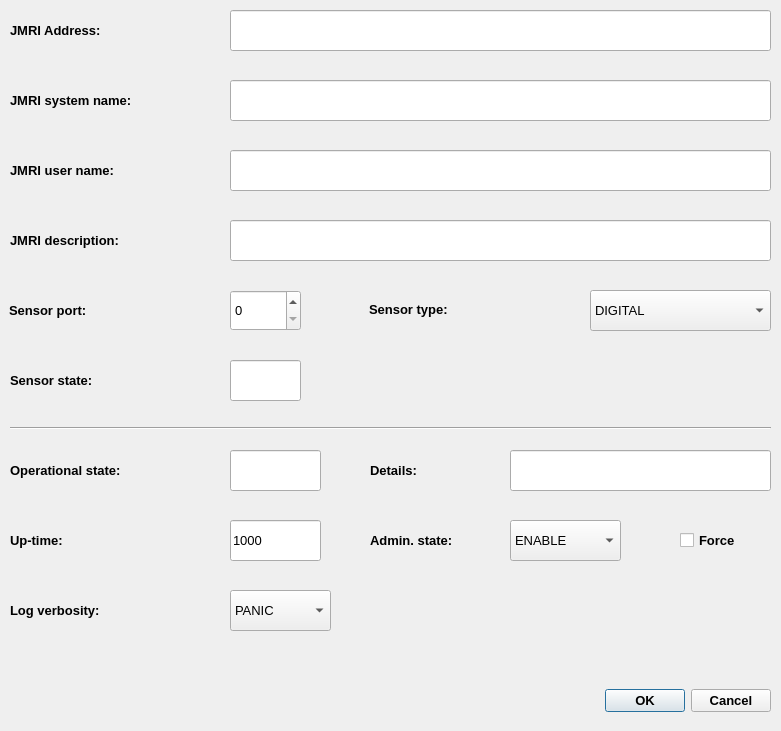
<?xml version="1.0" encoding="UTF-8"?>
<ui version="4.0">
 <class>sensDialog</class>
 <widget class="QDialog" name="sensDialog">
  <property name="geometry">
   <rect>
    <x>0</x>
    <y>0</y>
    <width>781</width>
    <height>731</height>
   </rect>
  </property>
  <property name="windowTitle">
   <string>Sensor</string>
  </property>
  <property name="windowIcon">
   <iconset>
    <normaloff>../icons/sensor.png</normaloff>../icons/sensor.png</iconset>
  </property>
  <property name="toolTip">
   <string>Tool Tip Test</string>
  </property>
  <property name="toolTipDuration">
   <number>2</number>
  </property>
  <widget class="QComboBox" name="adminStateComboBox">
   <property name="geometry">
    <rect>
     <x>510</x>
     <y>520</y>
     <width>111</width>
     <height>41</height>
    </rect>
   </property>
   <property name="font">
    <font>
     <pointsize>10</pointsize>
    </font>
   </property>
   <property name="whatsThis">
    <string>Sensor administrative state [ENABLE | DISABLE]</string>
   </property>
   <item>
    <property name="text">
     <string>ENABLE</string>
    </property>
   </item>
   <item>
    <property name="text">
     <string>DISABLE</string>
    </property>
   </item>
  </widget>
  <widget class="QLabel" name="label_3">
   <property name="geometry">
    <rect>
     <x>370</x>
     <y>520</y>
     <width>141</width>
     <height>41</height>
    </rect>
   </property>
   <property name="font">
    <font>
     <pointsize>10</pointsize>
     <weight>75</weight>
     <bold>true</bold>
    </font>
   </property>
   <property name="text">
    <string>Admin. state:</string>
   </property>
   <property name="wordWrap">
    <bool>true</bool>
   </property>
  </widget>
  <widget class="QLabel" name="label_4">
   <property name="geometry">
    <rect>
     <x>10</x>
     <y>450</y>
     <width>221</width>
     <height>41</height>
    </rect>
   </property>
   <property name="font">
    <font>
     <pointsize>10</pointsize>
     <weight>75</weight>
     <bold>true</bold>
    </font>
   </property>
   <property name="text">
    <string>Operational state:</string>
   </property>
   <property name="wordWrap">
    <bool>true</bool>
   </property>
  </widget>
  <widget class="QLineEdit" name="opStateSummaryLineEdit">
   <property name="geometry">
    <rect>
     <x>230</x>
     <y>450</y>
     <width>91</width>
     <height>41</height>
    </rect>
   </property>
   <property name="font">
    <font>
     <pointsize>10</pointsize>
    </font>
   </property>
   <property name="whatsThis">
    <string>Sensor operational state [AVAIL | UNAVAIL]</string>
   </property>
   <property name="text">
    <string/>
   </property>
   <property name="readOnly">
    <bool>true</bool>
   </property>
  </widget>
  <widget class="QCheckBox" name="adminStateForceCheckBox">
   <property name="geometry">
    <rect>
     <x>680</x>
     <y>520</y>
     <width>91</width>
     <height>41</height>
    </rect>
   </property>
   <property name="font">
    <font>
     <pointsize>10</pointsize>
     <weight>75</weight>
     <bold>true</bold>
    </font>
   </property>
   <property name="whatsThis">
    <string>Sensor Force Admin state change - recursively changes admin state of childs</string>
   </property>
   <property name="text">
    <string>Force</string>
   </property>
  </widget>
  <widget class="QLabel" name="label_5">
   <property name="geometry">
    <rect>
     <x>10</x>
     <y>520</y>
     <width>221</width>
     <height>41</height>
    </rect>
   </property>
   <property name="font">
    <font>
     <pointsize>10</pointsize>
     <weight>75</weight>
     <bold>true</bold>
    </font>
   </property>
   <property name="text">
    <string>Up-time:</string>
   </property>
  </widget>
  <widget class="QLineEdit" name="upTimeLineEdit">
   <property name="geometry">
    <rect>
     <x>230</x>
     <y>520</y>
     <width>91</width>
     <height>41</height>
    </rect>
   </property>
   <property name="font">
    <font>
     <pointsize>10</pointsize>
    </font>
   </property>
   <property name="whatsThis">
    <string>Sensor uptime - time sinse previous satelite start</string>
   </property>
   <property name="text">
    <string>1000</string>
   </property>
   <property name="readOnly">
    <bool>true</bool>
   </property>
   <property name="clearButtonEnabled">
    <bool>false</bool>
   </property>
  </widget>
  <widget class="QDialogButtonBox" name="confirmButtonBox">
   <property name="geometry">
    <rect>
     <x>600</x>
     <y>680</y>
     <width>171</width>
     <height>41</height>
    </rect>
   </property>
   <property name="font">
    <font>
     <pointsize>10</pointsize>
     <weight>75</weight>
     <bold>true</bold>
    </font>
   </property>
   <property name="standardButtons">
    <set>QDialogButtonBox::Cancel|QDialogButtonBox::Ok</set>
   </property>
  </widget>
  <widget class="QLabel" name="label_9">
   <property name="geometry">
    <rect>
     <x>370</x>
     <y>450</y>
     <width>141</width>
     <height>41</height>
    </rect>
   </property>
   <property name="font">
    <font>
     <pointsize>10</pointsize>
     <weight>75</weight>
     <bold>true</bold>
    </font>
   </property>
   <property name="text">
    <string>Details:</string>
   </property>
  </widget>
  <widget class="QLineEdit" name="opStateDetailLineEdit">
   <property name="geometry">
    <rect>
     <x>510</x>
     <y>450</y>
     <width>261</width>
     <height>41</height>
    </rect>
   </property>
   <property name="font">
    <font>
     <pointsize>10</pointsize>
    </font>
   </property>
   <property name="whatsThis">
    <string>Sensor detailed operational state [INIT | DISABLE | CBL | ERRSEC | FAIL]</string>
   </property>
   <property name="text">
    <string/>
   </property>
   <property name="readOnly">
    <bool>true</bool>
   </property>
  </widget>
  <widget class="QLineEdit" name="JMRIAddrLineEdit">
   <property name="geometry">
    <rect>
     <x>230</x>
     <y>10</y>
     <width>541</width>
     <height>41</height>
    </rect>
   </property>
   <property name="font">
    <font>
     <pointsize>10</pointsize>
    </font>
   </property>
   <property name="toolTipDuration">
    <number>-1</number>
   </property>
   <property name="whatsThis">
    <string>JMRI provided actuator address</string>
   </property>
   <property name="text">
    <string/>
   </property>
   <property name="readOnly">
    <bool>true</bool>
   </property>
  </widget>
  <widget class="QLabel" name="label_11">
   <property name="geometry">
    <rect>
     <x>10</x>
     <y>10</y>
     <width>181</width>
     <height>41</height>
    </rect>
   </property>
   <property name="font">
    <font>
     <pointsize>10</pointsize>
     <weight>75</weight>
     <bold>true</bold>
    </font>
   </property>
   <property name="text">
    <string>JMRI Address:</string>
   </property>
  </widget>
  <widget class="QLabel" name="label_13">
   <property name="geometry">
    <rect>
     <x>369</x>
     <y>289</y>
     <width>221</width>
     <height>41</height>
    </rect>
   </property>
   <property name="font">
    <font>
     <pointsize>10</pointsize>
     <weight>75</weight>
     <bold>true</bold>
    </font>
   </property>
   <property name="text">
    <string>Sensor type:</string>
   </property>
  </widget>
  <widget class="QLabel" name="label_14">
   <property name="geometry">
    <rect>
     <x>10</x>
     <y>80</y>
     <width>221</width>
     <height>41</height>
    </rect>
   </property>
   <property name="font">
    <font>
     <pointsize>10</pointsize>
     <weight>75</weight>
     <bold>true</bold>
    </font>
   </property>
   <property name="text">
    <string>JMRI system name:</string>
   </property>
   <property name="wordWrap">
    <bool>true</bool>
   </property>
  </widget>
  <widget class="QLineEdit" name="JMRISystemNameLineEdit">
   <property name="geometry">
    <rect>
     <x>230</x>
     <y>80</y>
     <width>541</width>
     <height>41</height>
    </rect>
   </property>
   <property name="font">
    <font>
     <pointsize>10</pointsize>
    </font>
   </property>
   <property name="whatsThis">
    <string>JMRI provided actuator system name</string>
   </property>
   <property name="text">
    <string/>
   </property>
   <property name="readOnly">
    <bool>false</bool>
   </property>
  </widget>
  <widget class="QLabel" name="label_15">
   <property name="geometry">
    <rect>
     <x>10</x>
     <y>150</y>
     <width>221</width>
     <height>41</height>
    </rect>
   </property>
   <property name="font">
    <font>
     <pointsize>10</pointsize>
     <weight>75</weight>
     <bold>true</bold>
    </font>
   </property>
   <property name="text">
    <string>JMRI user name:</string>
   </property>
   <property name="wordWrap">
    <bool>true</bool>
   </property>
  </widget>
  <widget class="QLineEdit" name="JMRIUserNameLineEdit">
   <property name="geometry">
    <rect>
     <x>230</x>
     <y>150</y>
     <width>541</width>
     <height>41</height>
    </rect>
   </property>
   <property name="font">
    <font>
     <pointsize>10</pointsize>
    </font>
   </property>
   <property name="whatsThis">
    <string>JMRI provided actuator user name</string>
   </property>
   <property name="text">
    <string/>
   </property>
   <property name="readOnly">
    <bool>false</bool>
   </property>
  </widget>
  <widget class="QLineEdit" name="sensStateLineEdit">
   <property name="geometry">
    <rect>
     <x>230</x>
     <y>360</y>
     <width>71</width>
     <height>41</height>
    </rect>
   </property>
   <property name="font">
    <font>
     <pointsize>10</pointsize>
    </font>
   </property>
   <property name="whatsThis">
    <string>Current sensor state</string>
   </property>
   <property name="text">
    <string/>
   </property>
   <property name="readOnly">
    <bool>true</bool>
   </property>
  </widget>
  <widget class="QLabel" name="label_7">
   <property name="geometry">
    <rect>
     <x>10</x>
     <y>360</y>
     <width>221</width>
     <height>41</height>
    </rect>
   </property>
   <property name="font">
    <font>
     <pointsize>10</pointsize>
     <weight>75</weight>
     <bold>true</bold>
    </font>
   </property>
   <property name="text">
    <string>Sensor state:</string>
   </property>
  </widget>
  <widget class="QLabel" name="label_18">
   <property name="geometry">
    <rect>
     <x>10</x>
     <y>220</y>
     <width>221</width>
     <height>41</height>
    </rect>
   </property>
   <property name="font">
    <font>
     <pointsize>10</pointsize>
     <weight>75</weight>
     <bold>true</bold>
    </font>
   </property>
   <property name="text">
    <string>JMRI description:</string>
   </property>
   <property name="wordWrap">
    <bool>true</bool>
   </property>
  </widget>
  <widget class="QLineEdit" name="descriptionLineEdit">
   <property name="geometry">
    <rect>
     <x>230</x>
     <y>220</y>
     <width>541</width>
     <height>41</height>
    </rect>
   </property>
   <property name="font">
    <font>
     <pointsize>10</pointsize>
    </font>
   </property>
   <property name="whatsThis">
    <string>JMRI provided actuator description</string>
   </property>
   <property name="text">
    <string/>
   </property>
   <property name="readOnly">
    <bool>false</bool>
   </property>
  </widget>
  <widget class="QLabel" name="label_17">
   <property name="geometry">
    <rect>
     <x>9</x>
     <y>290</y>
     <width>221</width>
     <height>41</height>
    </rect>
   </property>
   <property name="font">
    <font>
     <pointsize>10</pointsize>
     <weight>75</weight>
     <bold>true</bold>
    </font>
   </property>
   <property name="text">
    <string>Sensor port:</string>
   </property>
   <property name="wordWrap">
    <bool>true</bool>
   </property>
  </widget>
  <widget class="QComboBox" name="sensTypeComboBox">
   <property name="geometry">
    <rect>
     <x>590</x>
     <y>290</y>
     <width>181</width>
     <height>41</height>
    </rect>
   </property>
   <property name="font">
    <font>
     <pointsize>10</pointsize>
    </font>
   </property>
   <property name="whatsThis">
    <string>Sensor type</string>
   </property>
   <item>
    <property name="text">
     <string>DIGITAL</string>
    </property>
   </item>
  </widget>
  <widget class="QComboBox" name="logVerbosityComboBox">
   <property name="geometry">
    <rect>
     <x>230</x>
     <y>590</y>
     <width>101</width>
     <height>41</height>
    </rect>
   </property>
   <property name="font">
    <font>
     <pointsize>10</pointsize>
    </font>
   </property>
   <property name="whatsThis">
    <string>Sensor log verbosity</string>
   </property>
   <item>
    <property name="text">
     <string>PANIC</string>
    </property>
   </item>
   <item>
    <property name="text">
     <string>ERROR</string>
    </property>
   </item>
   <item>
    <property name="text">
     <string>INFO</string>
    </property>
   </item>
   <item>
    <property name="text">
     <string>TERSE</string>
    </property>
   </item>
   <item>
    <property name="text">
     <string>VERBOSE</string>
    </property>
   </item>
  </widget>
  <widget class="QLabel" name="label_16">
   <property name="geometry">
    <rect>
     <x>10</x>
     <y>590</y>
     <width>171</width>
     <height>41</height>
    </rect>
   </property>
   <property name="font">
    <font>
     <pointsize>10</pointsize>
     <weight>75</weight>
     <bold>true</bold>
    </font>
   </property>
   <property name="text">
    <string>Log verbosity:</string>
   </property>
  </widget>
  <widget class="Line" name="line">
   <property name="geometry">
    <rect>
     <x>10</x>
     <y>420</y>
     <width>761</width>
     <height>16</height>
    </rect>
   </property>
   <property name="orientation">
    <enum>Qt::Horizontal</enum>
   </property>
  </widget>
  <widget class="QSpinBox" name="sensPortSpinBox">
   <property name="geometry">
    <rect>
     <x>230</x>
     <y>290</y>
     <width>71</width>
     <height>41</height>
    </rect>
   </property>
   <property name="font">
    <font>
     <pointsize>10</pointsize>
    </font>
   </property>
   <property name="whatsThis">
    <string>Sensor port</string>
   </property>
   <property name="prefix">
    <string/>
   </property>
   <property name="maximum">
    <number>7</number>
   </property>
  </widget>
 </widget>
 <resources/>
 <connections/>
</ui>
